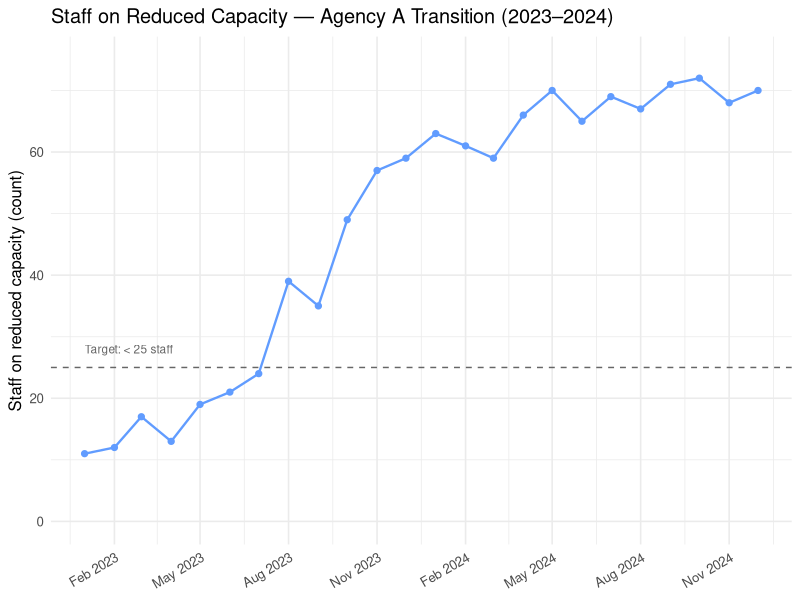
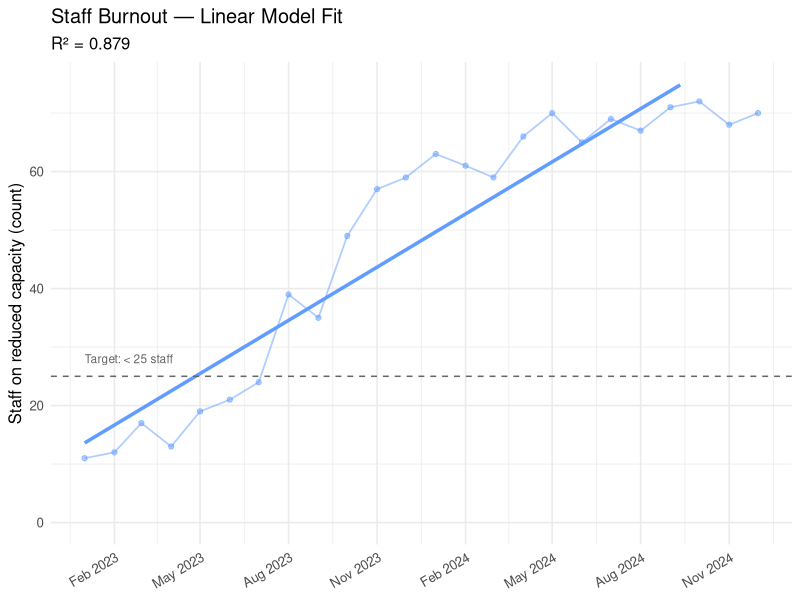
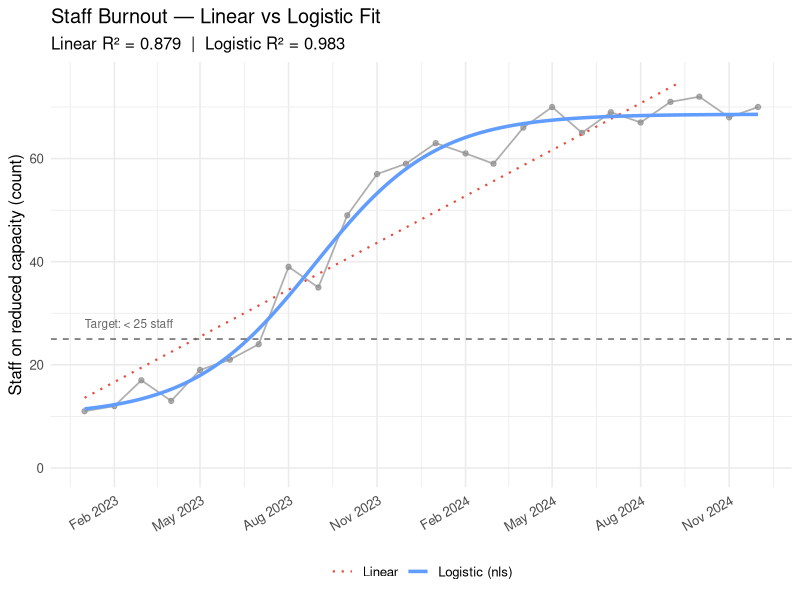

Write the R code that produced these figures, in order.
## ---- chunk 1
#| label: setup
#| include: false

library(tidyverse)
## ---- chunk 2
#| label: data

staff_burnout_data <- tribble(
  ~date,          ~burnt_out_staff,
  "2023-01-01",   11,
  "2023-02-01",   12,
  "2023-03-01",   17,
  "2023-04-01",   13,
  "2023-05-01",   19,
  "2023-06-01",   21,
  "2023-07-01",   24,
  "2023-08-01",   39,
  "2023-09-01",   35,
  "2023-10-01",   49,
  "2023-11-01",   57,
  "2023-12-01",   59,
  "2024-01-01",   63,
  "2024-02-01",   61,
  "2024-03-01",   59,
  "2024-04-01",   66,
  "2024-05-01",   70,
  "2024-06-01",   65,
  "2024-07-01",   69,
  "2024-08-01",   67,
  "2024-09-01",   71,
  "2024-10-01",   72,
  "2024-11-01",   68,
  "2024-12-01",   70
) |>
  mutate(date = as.Date(date), t = row_number())

staff_burnout_data
## ---- chunk 3
#| label: fig-raw-data
#| fig-cap: "Monthly count of staff on reduced capacity at Agency A over a 24-month transition period. The dashed line marks the agency's target of fewer than 25 staff. The count breaches the target by mid-2023 and stabilises in 2024 at roughly three times the target level."
#| fig-height: 4.0

ggplot(staff_burnout_data, aes(x = date, y = burnt_out_staff)) +
  geom_line(linewidth = 0.8, colour = "#619CFF") +
  geom_point(size = 1.8, colour = "#619CFF") +
  geom_hline(yintercept = 25, linetype = "dashed",
             colour = "grey40", linewidth = 0.5) +
  annotate("text", x = min(staff_burnout_data$date), y = 28,
           label = "Target: < 25 staff", colour = "grey40",
           size = 3, hjust = 0) +
  scale_y_continuous(limits = c(0, 75)) +
  scale_x_date(date_labels = "%b %Y", date_breaks = "3 months") +
  labs(
    title = "Staff on Reduced Capacity — Agency A Transition (2023–2024)",
    x     = NULL,
    y     = "Staff on reduced capacity (count)"
  ) +
  theme_minimal(base_size = 12) +
  theme(axis.text.x = element_text(angle = 30, hjust = 1))
## ---- chunk 4
#| label: linear-model

lm_fit  <- lm(burnt_out_staff ~ t, data = staff_burnout_data)
r_sq_lm <- summary(lm_fit)$r.squared

tibble(
  metric = c("Slope (staff per month)", "R²"),
  value  = c(round(coef(lm_fit)[["t"]], 2), round(r_sq_lm, 3))
) |> print()
## ---- chunk 5
#| label: fig-linear-fit
#| echo: false
#| fig-cap: "Linear model fitted to the burnout count. The model captures the overall trend but underfits the acceleration phase in mid-2023 and cannot represent the levelling off that follows."
#| fig-height: 4.0

lm_fitted_curve <- tibble(
  date   = seq(min(staff_burnout_data$date), max(staff_burnout_data$date), length.out = 200),
  fitted = predict(lm_fit,
                   newdata = tibble(t = seq(1, max(staff_burnout_data$t), length.out = 200)))
)

ggplot() +
  geom_line(data  = staff_burnout_data,
            aes(x = date, y = burnt_out_staff),
            linewidth = 0.6, colour = "#619CFF", alpha = 0.5) +
  geom_point(data = staff_burnout_data,
             aes(x = date, y = burnt_out_staff),
             size = 1.5, colour = "#619CFF", alpha = 0.5) +
  geom_line(data  = lm_fitted_curve,
            aes(x = date, y = fitted),
            linewidth = 1.2, colour = "#619CFF") +
  geom_hline(yintercept = 25, linetype = "dashed",
             colour = "grey40", linewidth = 0.5) +
  annotate("text", x = min(staff_burnout_data$date), y = 28,
           label = "Target: < 25 staff", colour = "grey40",
           size = 3, hjust = 0) +
  scale_y_continuous(limits = c(0, 75)) +
  scale_x_date(date_labels = "%b %Y", date_breaks = "3 months") +
  labs(
    title    = "Staff Burnout — Linear Model Fit",
    subtitle = paste0("R² = ", round(r_sq_lm, 3)),
    x        = NULL,
    y        = "Staff on reduced capacity (count)"
  ) +
  theme_minimal(base_size = 12) +
  theme(axis.text.x = element_text(angle = 30, hjust = 1))
## ---- chunk 6
#| label: nls-fit

fit_nls <- nls(burnt_out_staff ~ SSfpl(t, A, B, xmid, scal), data = staff_burnout_data)

coefs  <- coef(fit_nls)
L_fit  <- coefs[["A"]]
K_fit  <- coefs[["B"]]
t0_fit <- coefs[["xmid"]]
r_fit  <- 1 / coefs[["scal"]]

tibble(
  parameter = c("K — upper asymptote (equilibrium)", "L — lower asymptote (baseline)",
                "r — growth rate", "t0 — inflection month"),
  value     = c(round(K_fit, 1), round(L_fit, 1), round(r_fit, 3), round(t0_fit, 1))
) |> print()
## ---- chunk 7
#| label: model-comparison-table

r_sq_nls <- cor(staff_burnout_data$burnt_out_staff, fitted(fit_nls))^2

tibble(
  model     = c("Linear", "Logistic (nls)"),
  r_squared = round(c(r_sq_lm, r_sq_nls), 3)
) |> print()
## ---- chunk 8
#| label: fig-model-comparison
#| echo: false
#| fig-cap: "Linear model (dotted red) and logistic model (solid blue) against the observed data (grey). The logistic curve follows both the acceleration phase and the plateau; the linear model misses both. The logistic parameters connect directly to the structure of the system."
#| fig-height: 4.0

t_fine       <- seq(1, max(staff_burnout_data$t), length.out = 200)
fitted_curve <- tibble(
  date   = seq(min(staff_burnout_data$date), max(staff_burnout_data$date), length.out = 200),
  fitted = predict(fit_nls, newdata = tibble(t = t_fine))
)

ggplot() +
  geom_line(data  = staff_burnout_data,
            aes(x = date, y = burnt_out_staff),
            linewidth = 0.6, colour = "grey55", alpha = 0.7) +
  geom_point(data = staff_burnout_data,
             aes(x = date, y = burnt_out_staff),
             size = 1.5, colour = "grey55", alpha = 0.7) +
  geom_line(data  = lm_fitted_curve,
            aes(x = date, y = fitted, colour = "Linear"),
            linewidth = 0.75, linetype = "dotted") +
  geom_line(data  = fitted_curve,
            aes(x = date, y = fitted, colour = "Logistic (nls)"),
            linewidth = 1.2) +
  geom_hline(yintercept = 25, linetype = "dashed",
             colour = "grey40", linewidth = 0.5) +
  annotate("text", x = min(staff_burnout_data$date), y = 28,
           label = "Target: < 25 staff", colour = "grey40",
           size = 3, hjust = 0) +
  scale_colour_manual(values = c("Linear" = "#E74C3C", "Logistic (nls)" = "#619CFF")) +
  scale_y_continuous(limits = c(0, 75)) +
  scale_x_date(date_labels = "%b %Y", date_breaks = "3 months") +
  labs(
    title    = "Staff Burnout — Linear vs Logistic Fit",
    subtitle = paste0("Linear R² = ", round(r_sq_lm, 3),
                      "  |  Logistic R² = ", round(r_sq_nls, 3)),
    x        = NULL,
    y        = "Staff on reduced capacity (count)",
    colour   = NULL
  ) +
  theme_minimal(base_size = 12) +
  theme(
    legend.position = "bottom",
    axis.text.x     = element_text(angle = 30, hjust = 1)
  )
